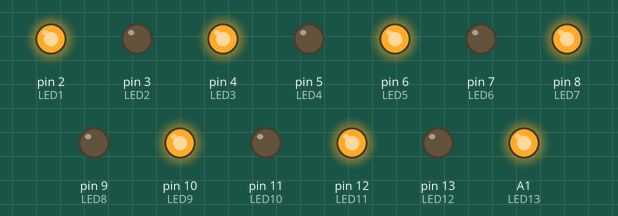
Bench run of a program on a simulated Arduino Uno, built with avr-gcc and run on an emulated ATmega328P. Shown: output pins drawn as LEDs (lit = HIGH).

Above: at 0.1 s.
At 9.6 s:
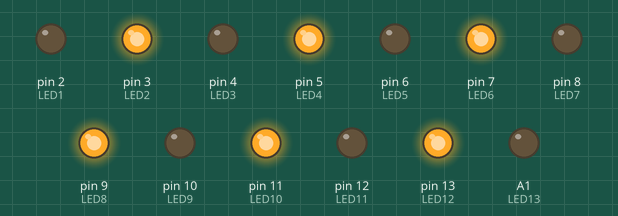
At 14.1 s:
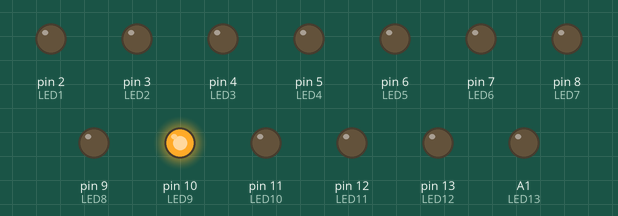
At 19.1 s:
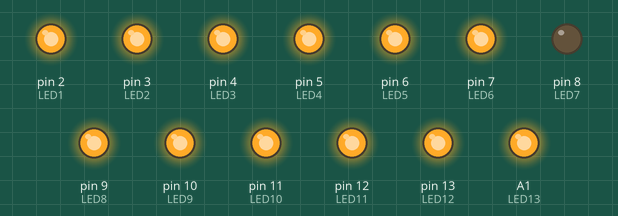
At 30.1 s:
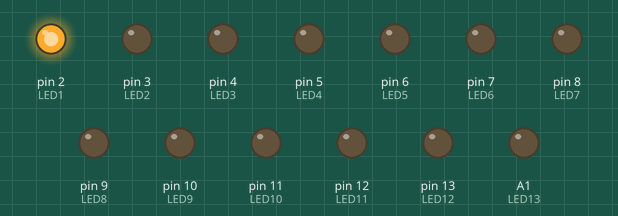
At 39.75 s:
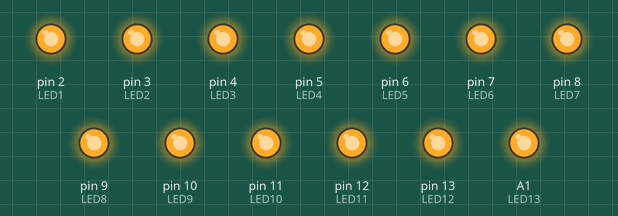
Timing chart, 0 to 40.0 s (numbered marks = the images above):
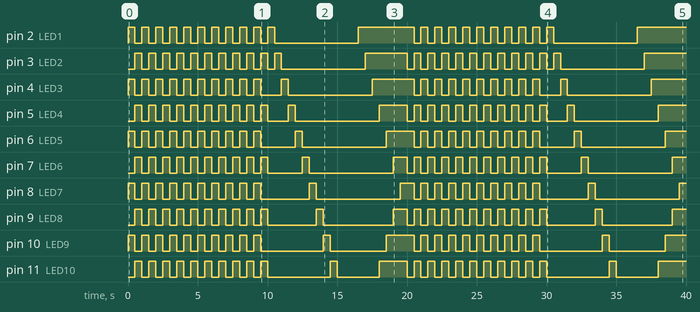

The program:

main.cpp
```cpp
#include <Arduino.h>

#define LED1 2
#define LED2 3
#define LED3 4
#define LED4 5
#define LED5 6
#define LED6 7
#define LED7 8
#define LED8 9
#define LED9 10
#define LED10 11
#define LED11 12
#define LED12 13
#define LED13 A1

const int AllPin[] = {LED1,LED2,LED3,LED4,LED5,LED6,LED7,LED8,LED9,LED10,LED11,LED12,LED13};
const int TotalPins = sizeof(AllPin) / sizeof(AllPin[0]);


//alternating
const int Set1[] = {LED1,LED3,LED5,LED7,LED9,LED11,LED13};
const int Set1_Pins = sizeof(Set1) / sizeof(Set1[0]);
const int Set2[] = {LED2,LED4,LED6,LED8,LED10,LED12};
const int Set2_Pins = sizeof(Set2) / sizeof(Set2[0]);

//delays vars
const int Alt1_Delay = 500;
const int Meeting_Delay = 500;
const int flowing_delay = 500;
void all_off() {
  for (int i = 0; i < TotalPins; i++)
  {
    digitalWrite(AllPin[i], LOW);
  }
}

void all_on() {
  for (int i = 0; i < TotalPins; i++)
  {
    digitalWrite(AllPin[i], HIGH);
  }
}

void flowing() {
  for (int i = 0; i < TotalPins; i++)
  {
    digitalWrite(AllPin[i], HIGH);
    delay(flowing_delay);
    digitalWrite(AllPin[i], LOW);
  }

}

void alternating() {
  for (int i = 0; i < Set1_Pins; i++)
  {
    digitalWrite(Set1[i], HIGH);
  }
  delay(Alt1_Delay);
  all_off();
  for (int i = 0; i < Set2_Pins; i++)
  {
    digitalWrite(Set2[i], HIGH);
  }
  delay(Alt1_Delay);
  all_off();
}

void meeting_2() {
  digitalWrite(LED1, HIGH);
  digitalWrite(LED13, HIGH);
  delay(Meeting_Delay);
  digitalWrite(LED2, HIGH);
  digitalWrite(LED12, HIGH);
  delay(Meeting_Delay);
  digitalWrite(LED3, HIGH);
  digitalWrite(LED11, HIGH);
  delay(Meeting_Delay);
  digitalWrite(LED4, HIGH);
  digitalWrite(LED10, HIGH);
  delay(Meeting_Delay);
  digitalWrite(LED5, HIGH);
  digitalWrite(LED9, HIGH);
  delay(Meeting_Delay);
  digitalWrite(LED6, HIGH);
  digitalWrite(LED8, HIGH);
  delay(Meeting_Delay);
  digitalWrite(LED7, HIGH);
  delay(Meeting_Delay);
  all_off();
}

void setup() {
  //Serial.begin(9600);

  for (int i = 0; i < TotalPins; i++)
  {
    pinMode(AllPin[i], OUTPUT);
  }
  all_off();
}

void loop() {
  for (int i = 0; i < 10; i++)
  {
    alternating();
  }
  flowing();
  meeting_2();
}
```

Measured:
- by itself, pin 4 (LED3): LOW → HIGH at 0.00 s, → LOW 0.50 s later, → HIGH 0.50 s later, → LOW 0.50 s later, … (45 changes in this stretch)
- by itself, pin 5 (LED4): LOW → HIGH at 0.50 s, → LOW 0.50 s later, → HIGH 0.50 s later, → LOW 0.50 s later, … (47 changes in this stretch)
- by itself, pin 6 (LED5): LOW → HIGH at 0.00 s, → LOW 0.50 s later, → HIGH 0.50 s later, → LOW 0.50 s later, … (45 changes in this stretch)
- by itself, pin 7 (LED6): LOW → HIGH at 0.50 s, → LOW 0.50 s later, → HIGH 0.50 s later, → LOW 0.50 s later, … (47 changes in this stretch)
- by itself, pin 8 (LED7): LOW → HIGH at 0.00 s, → LOW 0.50 s later, → HIGH 0.50 s later, → LOW 0.50 s later, … (45 changes in this stretch)
- by itself, pin 9 (LED8): LOW → HIGH at 0.50 s, → LOW 0.50 s later, → HIGH 0.50 s later, → LOW 0.50 s later, … (47 changes in this stretch)
- by itself, pin 10 (LED9): LOW → HIGH at 0.00 s, → LOW 0.50 s later, → HIGH 0.50 s later, → LOW 0.50 s later, … (45 changes in this stretch)
- by itself, pin 11 (LED10): LOW → HIGH at 0.50 s, → LOW 0.50 s later, → HIGH 0.50 s later, → LOW 0.50 s later, … (47 changes in this stretch)
